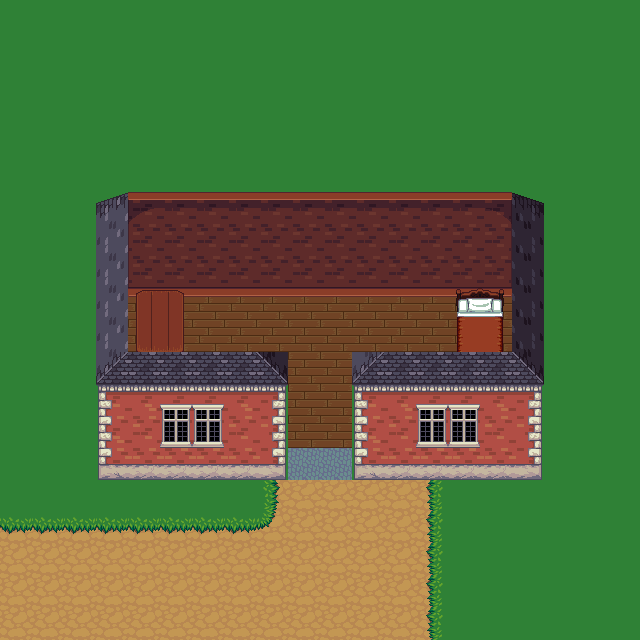

A 2D game scene composited from a Tiled map and its tileset images. What follows is a short description and the map's XML, with every tile layer's data as written:
An orthogonal 20x20 tile map with 32x32 px tiles, 2 tile layers (background, object), 1 hidden layer not drawn, 4 tilesets and 1 object (teleport).

<map version="1.0" orientation="orthogonal" width="20" height="20" tilewidth="32" tileheight="32">
 <properties>
  <property name="music" value="calmtown.ogg" />
  <property name="tileset" value="interior.txt" />
  <property name="title" value="Small House" />
 </properties>
 <tileset firstgid="1" name="tiled_collision" tilewidth="32" tileheight="32">
  <image source="tiled_collision.png" width="480" height="32" />
 </tileset>
 <tileset firstgid="16" name="interior_background" tilewidth="32" tileheight="32">
  <image source="interior tiles/interior_background.png" width="864" height="832" />
 </tileset>
 <tileset firstgid="718" name="intfurniture" tilewidth="32" tileheight="64">
  <image source="interior tiles/intfurniture.png" width="671" height="512" />
 </tileset>
 <tileset firstgid="878" name="interiorbuildings" tilewidth="32" tileheight="128">
  <image source="interior tiles/interiorbuildings.png" width="672" height="768" />
 </tileset>
 <layer name="background" width="20" height="20">
  <data encoding="csv">
541,541,541,541,541,541,541,541,541,541,541,541,541,541,541,541,541,541,541,541,
541,541,541,541,541,541,541,541,541,541,541,541,541,541,541,541,541,541,541,541,
541,541,541,541,541,541,541,541,541,541,541,541,541,541,541,541,541,541,541,541,
541,541,541,541,541,541,541,541,541,541,541,541,541,541,541,541,541,541,541,541,
541,541,541,541,541,541,541,541,541,541,541,541,541,541,541,541,541,541,541,541,
541,541,541,541,541,541,541,541,541,541,541,541,541,541,541,541,541,541,541,541,
541,541,541,541,541,541,541,541,541,541,541,541,541,541,541,541,541,541,541,541,
541,541,541,541,541,541,541,541,541,541,541,541,541,541,541,541,541,541,541,541,
541,541,541,541,541,541,541,541,541,541,541,541,541,541,541,541,541,541,541,541,
541,541,541,541,156,156,156,156,156,156,156,156,156,156,156,156,541,541,541,541,
541,541,541,541,156,156,156,156,156,156,156,156,156,156,156,156,541,541,541,541,
541,541,541,541,507,541,541,541,541,156,156,541,541,541,541,541,541,541,541,541,
541,541,541,541,541,541,541,541,541,156,156,541,541,541,541,541,541,541,541,541,
541,541,541,541,541,541,541,541,541,156,156,541,541,541,541,541,541,541,541,541,
541,541,541,541,541,541,541,541,541,616,616,541,541,541,541,541,541,541,541,541,
541,541,541,541,541,541,541,541,542,541,541,541,541,540,541,541,541,541,541,541,
568,568,568,568,568,568,568,568,569,541,541,541,541,540,541,541,541,541,541,541,
541,541,541,541,541,541,541,541,541,541,541,541,541,540,541,541,541,541,541,541,
541,541,541,541,541,541,541,541,541,541,541,541,541,540,541,541,541,541,541,541,
541,541,541,541,541,541,541,541,541,541,541,541,541,540,541,541,541,541,541,541
</data>
 </layer>
 <layer name="object" width="20" height="20">
  <data encoding="csv">
0,0,0,0,0,0,0,0,0,0,0,0,0,0,0,0,0,0,0,0,
0,0,0,0,0,0,0,0,0,0,0,0,0,0,0,0,0,0,0,0,
0,0,0,0,0,0,0,0,0,0,0,0,0,0,0,0,0,0,0,0,
0,0,0,0,0,0,0,0,0,0,0,0,0,0,0,0,0,0,0,0,
0,0,0,0,0,0,0,0,0,0,0,0,0,0,0,0,0,0,0,0,
0,0,0,0,0,0,0,0,0,0,0,0,0,0,0,0,0,0,0,0,
0,0,0,0,0,0,0,0,0,0,0,0,0,0,0,0,0,0,0,0,
0,0,0,0,0,0,0,0,0,0,0,0,0,0,0,0,0,0,0,0,
0,0,0,0,0,0,0,0,0,0,0,0,0,0,0,0,0,0,0,0,
0,0,0,897,962,963,963,963,963,963,963,963,963,963,963,964,898,0,0,0,
0,0,0,896,802,803,0,0,0,0,0,0,0,0,800,801,895,0,0,0,
0,0,0,896,0,0,0,0,0,0,0,0,0,0,296,297,895,0,0,0,
0,0,0,896,0,0,0,0,0,0,0,0,0,0,323,324,895,0,0,0,
0,0,0,896,0,0,0,0,0,0,0,0,0,0,0,0,895,0,0,0,
0,0,0,878,879,880,880,879,892,0,0,878,879,880,880,879,892,0,0,0,
0,0,0,0,0,0,0,0,0,489,489,489,489,0,0,0,0,0,0,0,
0,0,0,0,0,0,0,0,0,489,489,489,489,0,0,0,0,0,0,0,
489,489,489,489,489,489,489,489,489,489,489,489,489,0,0,0,0,0,0,0,
489,489,489,489,489,489,489,489,489,489,489,489,489,0,0,0,0,0,0,0,
489,489,489,489,489,489,489,489,489,489,489,489,489,0,0,0,0,0,0,0
</data>
 </layer>
 <layer name="collision" width="20" height="20" visible="0">
  <data encoding="csv">
0,0,0,0,0,0,0,0,0,0,0,0,0,0,0,0,0,0,0,0,
0,0,0,0,0,0,0,0,0,0,0,0,0,0,0,0,0,0,0,0,
0,0,0,0,0,0,0,0,0,0,0,0,0,0,0,0,0,0,0,0,
0,0,0,0,0,0,0,0,0,0,0,0,0,0,0,0,0,0,0,0,
0,0,0,0,0,0,0,0,0,0,0,0,0,0,0,0,0,0,0,0,
0,0,0,0,0,0,0,0,0,0,0,0,0,0,0,0,0,0,0,0,
0,0,0,0,0,0,0,0,0,0,0,0,0,0,0,0,0,0,0,0,
0,0,0,0,0,0,0,0,0,0,0,0,0,0,0,0,0,0,0,0,
0,0,0,0,0,0,0,0,0,0,0,0,0,0,0,0,0,0,0,0,
0,0,0,1,1,1,1,1,1,1,1,1,1,1,1,1,1,0,0,0,
0,0,0,1,3,3,0,0,0,0,0,0,0,0,3,3,1,0,0,0,
0,0,0,1,0,0,0,0,0,0,0,0,0,0,3,3,1,0,0,0,
0,0,0,1,0,0,0,0,0,0,0,0,0,0,0,0,1,0,0,0,
0,0,0,1,0,0,0,0,0,0,0,0,0,0,0,0,1,0,0,0,
0,0,0,1,1,1,1,1,1,0,0,1,1,1,1,1,1,0,0,0,
0,0,0,0,0,0,0,0,0,0,0,0,0,0,0,0,0,0,0,0,
0,0,0,0,0,0,0,0,0,0,0,0,0,0,0,0,0,0,0,0,
0,0,0,0,0,0,0,0,0,0,0,0,0,0,0,0,0,0,0,0,
0,0,0,0,0,0,0,0,0,0,0,0,0,0,0,0,0,0,0,0,
0,0,0,0,0,0,0,0,0,0,0,0,0,0,0,0,0,0,0,0
</data>
 </layer>
 <objectgroup name="event" width="20" height="20">
  <object name="Teleport to Laurelia" type="teleport" x="288" y="448" width="64" height="32">
   <properties>
    <property name="intermap" value="laurelia.txt,107,52" />
   </properties>
  </object>
 </objectgroup>
 <objectgroup name="npc" width="20" height="20" />
</map>
